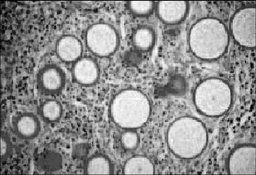
//> input picture td3/data/cell.png, 256 x 175 px, shrunk from 659 x 451 before the run
$ ./erosion data/cell-bin.png data/cell.png data/cell.png   (built with g++ and OpenCV 4)
//> lines starting //> are read from the running program, lines starting //| are printed output that depends on the picture
### td3/morphology.hpp
/**
 *  @file  morphology.hpp
 *  @brief header for morphology.hpp that implements functions for mathematical
 *         image processing, in particular dilation and erosion basis
 */

#include <opencv2/opencv.hpp>

/**
 * @brief  compute a morphological dilation or erosion on a grayscale image
 *         with a given structuring element. Dilation or erosion
 *         processing depends on an order function  defined by the pointer pf
 * @param  se: the structing element shape umber
 * @param  ims: the input image source to process
 * @param  imd: the destination image
 * @param  pf: a pointer on a ordering function
 */
void
mm(cv::Mat se, cv::Mat ims, cv::Mat imd, void (*pf)(uchar, uchar*));


/**
 * @brief  ordering function, if val is geater than max then update max
 * @param  val: the input value
 * @param  max: the value to update
 */
void
maximum(uchar val, uchar* max);

/**
 * @brief  ordering function, if val is geater than max then update max
 * @param  val: the input value
 * @param  max: the value to update
 */
void
minimum(uchar val, uchar* min);

### td3/morphology.cpp
#include <morphology.hpp>

using namespace cv;

void mm(Mat se, Mat ims, Mat imd, void (*pf)(uchar, uchar*))
{
	Size imssize = ims.size();
	int width = imssize.width;
	int height = imssize.height;

  	Size sesize = se.size();
	int widthSE = sesize.width;
	int heightSE = sesize.height;

  	for(int i = 0; i < height; ++i)
  	{
  		for(int j = 0; j < width; ++j)
  		{
  			imd.at<uchar>(i,j) = ims.at<uchar>(i,j);

  			for(int u = 0; u < heightSE; ++u)
		  	{
		  		for(int v = 0; v < widthSE; ++v)
		  		{
		  			if(se.at<uchar>(u, v)
		  				&& (i-heightSE/2+u) >= 0
		  				&& (j-widthSE/2+v) >= 0
		  				&& (i-heightSE/2+u) < height
		  				&& (j-widthSE/2+v) < width)
	  				{
	  					pf(ims.at<uchar>(i-heightSE/2+u, j-widthSE/2+v), &imd.at<uchar>(i,j));
					}
		  		}
		  	}
  		}
  	}

}

// [4 lines left out: function maximum, not called in this run]

void minimum(uchar val, uchar* min)
{
  	*min = std::min(val,*min);
}

// [45 lines left out: functions rangeChange, matDiff, not called in this run]

### td3/erosion.cpp
#include <iostream>
#include <cstdlib>

#include <morphology.hpp>

using namespace cv;
using namespace std;

void process(const char* sename, const char* imsname, const char* imdname)
{
//> called with sename = "data/cell-bin.png", imsname = "data/cell.png", imdname = "data/cell.png"

	Mat imsimg = imread(imsname,0);
//> imsimg is the input picture: 175 rows x 256 cols, CV_8UC1; min 0, max 255, mean 142.8
	if(!imsimg.data){
		std::cerr << "No image data" << endl;
		exit(EXIT_FAILURE);
	}

	Size imssize = imsimg.size();
//> imssize = Size(256, 175)
	unsigned int width = imssize.width;
//> width = 256
	unsigned int height = imssize.height;
//> height = 175

	Mat seimg = imread(sename,0);
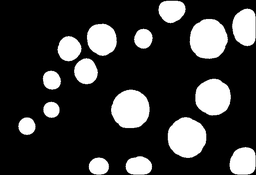
//> input picture td3/data/cell-bin.png, 256 x 175 px, shrunk from 659 x 451 before the run
//> seimg is the input picture: 175 rows x 256 cols, CV_8UC1; min 0, max 255, mean 55.4
	if(!seimg.data){
		std::cerr << "No image data" << endl;
		exit(EXIT_FAILURE);
	}

	Mat imdimg(height, width, CV_8UC1);

 	void (*pf)(uchar, uchar*);
 	pf = &minimum;
	mm(seimg,imsimg,imdimg,pf);
//> after the loop in mm, `for(int i = 0; i < height; ++i)`:
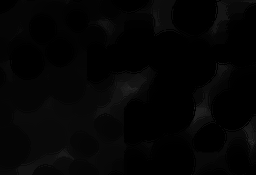
//> imd: 175 rows x 256 cols, CV_8UC1; min 0, max 40, mean 4.2

	imwrite(imdname,imdimg);

}

void usage (const char *s)
{
  std::cerr<<"Usage: "<<s<<" im-se ims imd\n"<<std::endl;
  exit(EXIT_FAILURE);
}

#define param 3
int main( int argc, char* argv[] )
{
  if(argc != (param+1))
    usage(argv[0]);
  process(argv[1], argv[2], argv[3]);
  return EXIT_SUCCESS;
}
